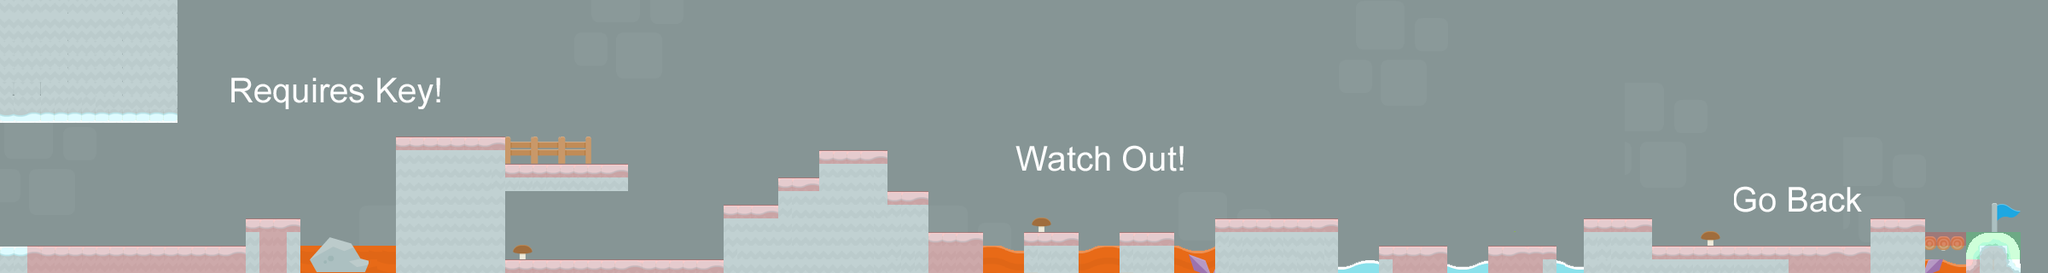

Rendered tile map (Tiled .tmx) drawn with the repository's tilesets; below, a short description and the map source with its tile grids summarised:
An orthogonal 150x20 tile map with 16x16 px tiles, 5 tile layers (cav, water, bg, bgtwo, ...), 5 tilesets and 16 objects (Gate, EnemyOne, EnemyTwo, EnemyThree, star1, ...).

<map version="1.0" orientation="orthogonal" width="150" height="20" tilewidth="16" tileheight="16">
 <tileset firstgid="1" name="bg_castle" tilewidth="16" tileheight="16">
  <image source="bg_castle.png" width="256" height="256" />
 </tileset>
 <tileset firstgid="257" name="tilesneptune" tilewidth="16" tileheight="16">
  <image source="levelonetiles.png" width="400" height="400" />
 </tileset>
 <tileset firstgid="882" name="meta_tiles" tilewidth="16" tileheight="16" spacing="1" margin="1">
  <image source="meta_tiles.png" width="67" height="34" />
  <tile id="0">
   <properties>
    <property name="Stand" value="True" />
   </properties>
  </tile>
  <tile id="2">
   <properties>
    <property name="Win" value="True" />
   </properties>
  </tile>
  <tile id="3">
   <properties>
    <property name="Water" value="True" />
   </properties>
  </tile>
  <tile id="5">
   <properties>
    <property name="BlockRight" value="True" />
   </properties>
  </tile>
 </tileset>
 <tileset firstgid="888" name="requireskey" tilewidth="16" tileheight="16">
  <image source="requireskey.png" width="400" height="400" />
 </tileset>
 <tileset firstgid="1513" name="tilea1new" tilewidth="16" tileheight="16">
  <image source="watertiles.png" width="512" height="384" />
 </tileset>
 <layer name="cav" width="150" height="20">
  <data>[3000 cells, 3000 non-empty, 256 distinct tile ids]</data>
 </layer>
 <layer name="water" width="150" height="20">
  <data>[3000 cells, 107 non-empty, 50 distinct tile ids]</data>
 </layer>
 <layer name="bg" width="150" height="20">
  <data>[3000 cells, 701 non-empty, 94 distinct tile ids]</data>
 </layer>
 <layer name="bgtwo" width="150" height="20">
  <data>[3000 cells, 172 non-empty, 147 distinct tile ids]</data>
 </layer>
 <layer name="block" width="150" height="20">
  <data>[3000 cells, 324 non-empty, 4 distinct tile ids]</data>
 </layer>
 <objectgroup name="Object" width="150" height="20">
  <object name="Gate" x="192" y="224" />
  <object name="EnemyOne" x="1344" y="256" />
  <object name="EnemyTwo" x="672" y="304" />
  <object name="EnemyThree" x="1776" y="272" />
 </objectgroup>
 <objectgroup name="starObjs" width="150" height="20">
  <object name="star1" x="80" y="240" />
  <object name="star2" x="112" y="192" />
  <object name="star3" x="128" y="272" />
  <object name="star4" x="128" y="240" />
  <object name="star5" x="80" y="192" />
  <object name="star6" x="624" y="272" />
  <object name="star7" x="1664" y="256" />
  <object name="star8" x="2224" y="240" />
 </objectgroup>
 <objectgroup name="moveObjs" width="150" height="20">
  <object name="platform1" x="416" y="288" />
  <object name="Key" x="1984" y="240" />
 </objectgroup>
 <objectgroup name="powerObjs" width="150" height="20">
  <object name="shotrefill1" x="1072" y="208" />
  <object name="shotrefill2" x="1984" y="272" />
 </objectgroup>
</map>
